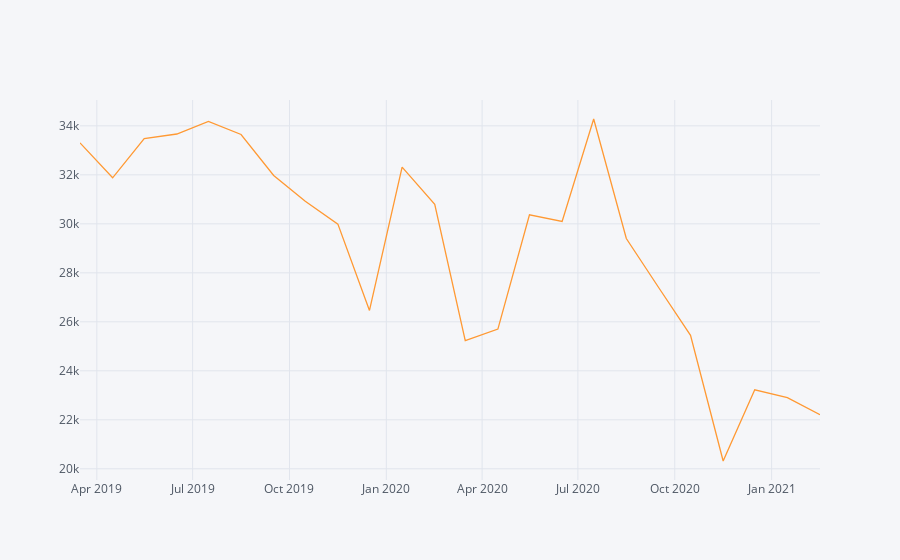

The cell this chart's notebook holds for it:
### Code cell
months.iplot()

### Figure 1 — Plotly figure (JSON) as saved in the notebook; plotly's stock layout.template omitted (floating-point values rounded to 4 significant figures)
{"data": [{"line": {"color": "rgba(255, 153, 51, 1.0)", "dash": "solid", "shape": "linear", "width": 1.3}, "mode": "lines", "name": "None", "text": "", "type": "scatter", "x": ["2019-03-16", "2019-04-16", "2019-05-16", "2019-06-16", "2019-07-16", "2019-08-16", "2019-09-16", "2019-10-16", "2019-11-16", "2019-12-16", "2020-01-16", "2020-02-16", "2020-03-16", "2020-04-16", "2020-05-16", "2020-06-16", "2020-07-16", "2020-08-16", "2020-09-16", "2020-10-16", "2020-11-16", "2020-12-16", "2021-01-16", "2021-02-16"], "y": [33310.0, 31880.0, 33480.0, 33670.0, 34180.0, 33650.0, 31970.0, 30920.0, 29990.0, 26470.0, 32320.0, 30790.0, 25240.0, 25700.0, 30370.0, 30090.0, 34280.0, 29400.0, 27380.0, 25450.0, 20320.0, 23230.0, 22910.0, 22210.0]}], "layout": {"autosize": true, "legend": {"bgcolor": "#F5F6F9", "font": {"color": "#4D5663"}}, "paper_bgcolor": "#F5F6F9", "plot_bgcolor": "#F5F6F9", "title": {"font": {"color": "#4D5663"}}, "xaxis": {"autorange": true, "gridcolor": "#E1E5ED", "range": ["2019-03-16", "2021-02-16"], "showgrid": true, "tickfont": {"color": "#4D5663"}, "title": {"font": {"color": "#4D5663"}, "text": ""}, "type": "date", "zerolinecolor": "#E1E5ED"}, "yaxis": {"autorange": true, "gridcolor": "#E1E5ED", "range": [19540.0, 35050.0], "showgrid": true, "tickfont": {"color": "#4D5663"}, "title": {"font": {"color": "#4D5663"}, "text": ""}, "type": "linear", "zerolinecolor": "#E1E5ED"}}}
